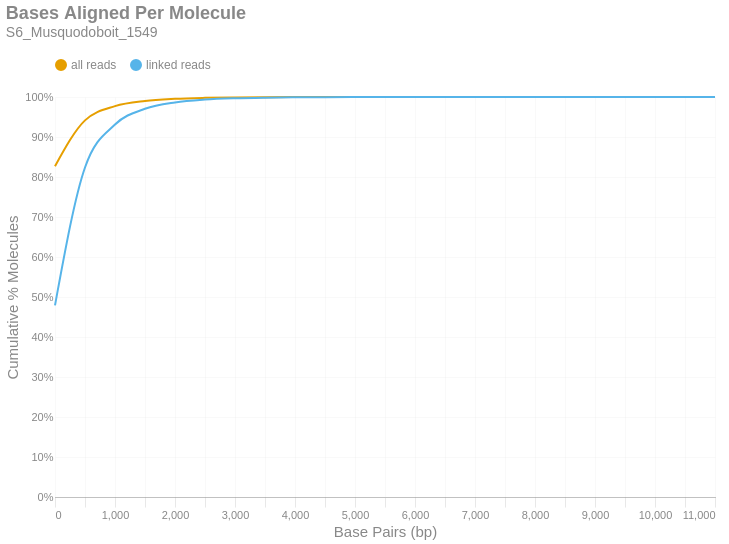

The notebook cell this image was saved under:
### Markdown cell above
### Bases Aligned Per Molecule
This is a cumulative frequency distribution showing the number of base pairs aligned per unique molecule. These data are shown in 500 bp bins. There are two distributions: one with `all reads` (yellow) and another with only `linked reads` (blue). The percent of molecules in the `linked reads` distribution is relative to the total number of linked molecules.

### Code cell
if SKIPLR:
    print_html(f"Skipped")
else:
    binned_df = consolidated_hist(valids['aligned_bp'], mask, 500, True)
    with SafeRender(binned_df):
        (
            density_plot(binned_df, 'Bases Aligned Per Molecule', samplename, 'basesper')
            .encode(
                x=alt.X('bin:Q', title="Base Pairs (bp)").axis(tickMinStep=500).scale(padding=0),
                y=alt.Y('value:Q', title='Cumulative % Molecules')
                    .axis(format='%')
                    .scale(domain = [0,1])
                    .stack(False),
                color=alt.Color("key:N").scale(domain = ["all reads", "linked reads"]),
                tooltip = [
                    alt.Tooltip("key:N", title = "Data Type"),
                    alt.Tooltip("range_label:N", title="Bases Aligned Per Molecule"),
                    alt.Tooltip("value:Q", format = ".2%", title="% Molecules (Cum.)")
                ]
            )
        ).display()

### Figure 1 — Vega-Lite specification as saved in the notebook (floating-point values rounded to 4 significant figures)
{"width": "container", "height": 400, "config": {"title": {"anchor": "start", "dy": -15, "fontSize": 18, "color": "#888888", "subtitleColor": "#888888", "subtitleFontSize": 14}, "arc": {"fill": "#0072B2"}, "axis": {"domainColor": "#888888", "domainWidth": 0.5, "gridWidth": 0.2, "grid": false, "titleFontWeight": 400, "titleFontSize": 15, "labelFontSize": 11, "labelColor": "#888888", "tickColor": "#888888", "tickWidth": 0.2, "titleColor": "#888888"}, "axisBand": {"grid": false}, "axisX": {"grid": true, "tickSize": 10, "domainCap": "round"}, "axisY": {"domain": false, "grid": true, "tickSize": 0, "domainCap": "round"}, "background": "transparent", "header": {"labelFontSize": 15, "labelColor": "#888888", "titleFontSize": 15, "titleFontWeight": 600, "titleColor": "#888888"}, "legend": {"labelFont": "sans-serif", "labelFontSize": 12, "labelColor": "#888888", "symbolSize": 100, "symbolType": "circle", "titleFontSize": 12, "titlePadding": 10, "titleColor": "#888888", "title": null, "orient": "top"}, "range": {"category": ["#E69F00", "#56B4E9", "#009E73", "#F0E442", "#0072B2", "#D55E00", "#CC79A7", "#000000"], "diverging": ["#cfe8f3", "#a2d4ec", "#73bfe2", "#46abdb", "#1696d2", "#12719e"]}, "area": {"fill": "#0072B2", "fillOpacity": 0.7, "line": true, "strokeOpacity": 0.7}, "line": {"color": "#0072B2", "stroke": "#0072B2", "strokeWidth": 2}, "trail": {"color": "#0072B2", "stroke": "#0072B2", "strokeWidth": 0, "size": 1}, "point": {"filled": true, "fillOpacity": 1.0, "size": 95}, "text": {"color": "#888888", "fontSize": 11, "align": "right", "fontWeight": 400, "size": 11}, "bar": {"fill": "#0072B2", "stroke": null}, "view": {"stroke": null, "continuousWidth": 660, "continuousHeight": 400}}, "data": {"name": "data-2638b2d81091e00860681f56f7526d7d"}, "mark": {"type": "line", "interpolate": "monotone", "point": {"opacity": 0, "size": 275}}, "encoding": {"color": {"field": "key", "scale": {"domain": ["all reads", "linked reads"]}, "type": "nominal"}, "tooltip": [{"field": "key", "title": "Data Type", "type": "nominal"}, {"field": "range_label", "title": "Bases Aligned Per Molecule", "type": "nominal"}, {"field": "value", "format": ".2%", "title": "% Molecules (Cum.)", "type": "quantitative"}], "x": {"axis": {"tickMinStep": 500}, "field": "bin", "scale": {"padding": 0}, "title": "Base Pairs (bp)", "type": "quantitative"}, "y": {"axis": {"format": "%"}, "field": "value", "scale": {"domain": [0, 1]}, "stack": false, "title": "Cumulative % Molecules", "type": "quantitative"}}, "params": [{"name": "param_c36ac31b6afebe62", "select": {"type": "point", "fields": ["key"]}, "bind": "legend"}], "title": {"text": "Bases Aligned Per Molecule", "subtitle": "S6_Musquodoboit_1549"}, "transform": [{"fold": ["all reads (cumsum)", "linked reads (cumsum)"]}, {"calculate": "replace(datum.key, ' (cumsum)', '')", "as": "key"}, {"filter": {"param": "param_c36ac31b6afebe62"}}], "usermeta": {"embedOptions": {"downloadFileName": "S6_Musquodoboit_1549.basesper"}}, "$schema": "https://vega.github.io/schema/vega-lite/v6.1.0.json", "datasets": {"data-2638b2d81091e00860681f56f7526d7d": [{"bin": "0.0", "interval": "0.0-500.0", "all reads": 0.827, "linked reads": 0.4791, "all reads (cumsum)": 0.827, "linked reads (cumsum)": 0.4791, "range_label": "0-499"}, {"bin": "500.0", "interval": "500.0-1000.0", "all reads": 0.1146, "linked reads": 0.3447, "all reads (cumsum)": 0.9416, "linked reads (cumsum)": 0.8238, "range_label": "500-999"}, {"bin": "1000.0", "interval": "1000.0-1500.0", "all reads": 0.0356, "linked reads": 0.1074, "all reads (cumsum)": 0.9772, "linked reads (cumsum)": 0.9312, "range_label": "1000-1499"}, {"bin": "1500.0", "interval": "1500.0-2000.0", "all reads": 0.01305, "linked reads": 0.03935, "all reads (cumsum)": 0.9902, "linked reads (cumsum)": 0.9705, "range_label": "1500-1999"}, {"bin": "2000.0", "interval": "2000.0-2500.0", "all reads": 0.00528, "linked reads": 0.01592, "all reads (cumsum)": 0.9955, "linked reads (cumsum)": 0.9865, "range_label": "2000-2499"}, {"bin": "2500.0", "interval": "2500.0-3000.0", "all reads": 0.002357, "linked reads": 0.007109, "all reads (cumsum)": 0.9979, "linked reads (cumsum)": 0.9936, "range_label": "2500-2999"}, {"bin": "3000.0", "interval": "3000.0-3500.0", "all reads": 0.001085, "linked reads": 0.003272, "all reads (cumsum)": 0.999, "linked reads (cumsum)": 0.9969, "range_label": "3000-3499"}, {"bin": "3500.0", "interval": "3500.0-4000.0", "all reads": 0.000512, "linked reads": 0.001544, "all reads (cumsum)": 0.9995, "linked reads (cumsum)": 0.9984, "range_label": "3500-3999"}, {"bin": "4000.0", "interval": "4000.0-4500.0", "all reads": 0.0002493, "linked reads": 0.0007518, "all reads (cumsum)": 0.9997, "linked reads (cumsum)": 0.9991, "range_label": "4000-4499"}, {"bin": "4500.0", "interval": "4500.0-5000.0", "all reads": 0.000134, "linked reads": 0.0004041, "all reads (cumsum)": 0.9999, "linked reads (cumsum)": 0.9996, "range_label": "4500-4999"}, {"bin": "5000.0", "interval": "5000.0-5500.0", "all reads": 6.633e-05, "linked reads": 0.0002001, "all reads (cumsum)": 0.9999, "linked reads (cumsum)": 0.9998, "range_label": "5000-5499"}, {"bin": "5500.0", "interval": "5500.0-6000.0", "all reads": 3.701e-05, "linked reads": 0.0001116, "all reads (cumsum)": 1.0, "linked reads (cumsum)": 0.9999, "range_label": "5500-5999"}, {"bin": "6000.0", "interval": "6000.0-6500.0", "all reads": 2.014e-05, "linked reads": 6.076e-05, "all reads (cumsum)": 1.0, "linked reads (cumsum)": 0.9999, "range_label": "6000-6499"}, {"bin": "6500.0", "interval": "6500.0-7000.0", "all reads": 1.13e-05, "linked reads": 3.408e-05, "all reads (cumsum)": 1.0, "linked reads (cumsum)": 1.0, "range_label": "6500-6999"}, {"bin": "7000.0", "interval": "7000.0-7500.0", "all reads": 5.732e-06, "linked reads": 1.729e-05, "all reads (cumsum)": 1.0, "linked reads (cumsum)": 1.0, "range_label": "7000-7499"}, {"bin": "7500.0", "interval": "7500.0-8000.0", "all reads": 2.948e-06, "linked reads": 8.892e-06, "all reads (cumsum)": 1.0, "linked reads (cumsum)": 1.0, "range_label": "7500-7999"}, {"bin": "8000.0", "interval": "8000.0-8500.0", "all reads": 2.62e-06, "linked reads": 7.904e-06, "all reads (cumsum)": 1.0, "linked reads (cumsum)": 1.0, "range_label": "8000-8499"}, {"bin": "8500.0", "interval": "8500.0-9000.0", "all reads": 1.146e-06, "linked reads": 3.458e-06, "all reads (cumsum)": 1.0, "linked reads (cumsum)": 1.0, "range_label": "8500-8999"}, {"bin": "9000.0", "interval": "9000.0-9500.0", "all reads": 6.551e-07, "linked reads": 1.976e-06, "all reads (cumsum)": 1.0, "linked reads (cumsum)": 1.0, "range_label": "9000-9499"}, {"bin": "9500.0", "interval": "9500.0-10000.0", "all reads": 1.638e-07, "linked reads": 4.94e-07, "all reads (cumsum)": 1.0, "linked reads (cumsum)": 1.0, "range_label": "9500-9999"}, {"bin": "10000.0", "interval": "10000.0-10500.0", "all reads": 0.0, "linked reads": 0.0, "all reads (cumsum)": 1.0, "linked reads (cumsum)": 1.0, "range_label": "10000-10499"}, {"bin": "10500.0", "interval": "10500.0-11000.0", "all reads": 0.0, "linked reads": 0.0, "all reads (cumsum)": 1.0, "linked reads (cumsum)": 1.0, "range_label": "10500-10999"}, {"bin": "11000.0", "interval": "11000.0-11500.0", "all reads": 1.638e-07, "linked reads": 4.94e-07, "all reads (cumsum)": 1.0, "linked reads (cumsum)": 1.0, "range_label": "11000-11499"}]}}
